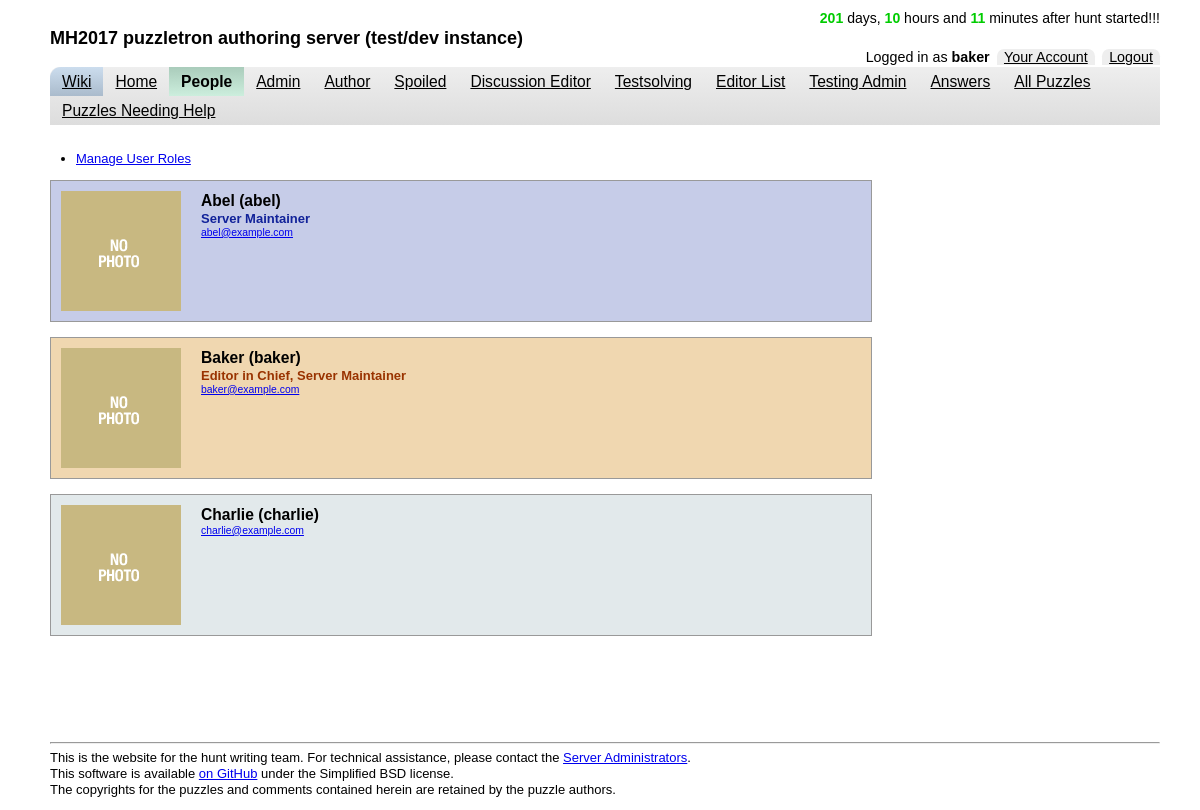
The page /people.php (signed in) on the database its author committed.
### tables this page shows
CREATE TABLE `users` (
  `uid` int(4) unsigned NOT NULL AUTO_INCREMENT,
  `username` varchar(32) NOT NULL,
  `password` blob NOT NULL DEFAULT '' COMMENT 'password_hash(''password'')',
  `email` varchar(150) NOT NULL,
  `fullname` varchar(250) NOT NULL DEFAULT '',
  `picture` varchar(250) DEFAULT NULL,
  `email_level` tinyint(1) DEFAULT '1',
  PRIMARY KEY (`uid`),
  UNIQUE KEY `username` (`username`),
  UNIQUE KEY `email` (`email`)
);

### utils.php (called while the page is built, shortened)
<?php
require_once "db-func.php";
function hasApproverPermission($uid) {
    return hasPermission($uid, 'becomeApprover');
}
function hasServerAdminPermission($uid) {
    return hasPermission($uid, 'administerServer');
}
function hasPermission($uid, $permission) {
    $sql = sprintf("SELECT 1 FROM user_role LEFT JOIN roles ON user_role.role_id = roles.id
        WHERE uid='%s' AND %s='1'",
        mysql_real_escape_string($uid), mysql_real_escape_string($permission));
    return has_result($sql);
}
function getUserUsername($uid) {
    $sql = sprintf("SELECT username FROM users WHERE uid='%s'", mysql_real_escape_string($uid));
    return get_element($sql);
}
function getUserRolesAsList($uid) {
    $sql = sprintf("SELECT roles.name FROM user_role, roles WHERE user_role.uid='%s' AND user_role.role_id=roles.id",
        mysql_real_escape_string($uid));
    $result = get_elements($sql);
    if ($result) {
        return implode(', ', $result);
    } else {
        return '';
    }
}
function canSeeAllPuzzles($uid) {
    return hasPermission($uid, 'seeAllPuzzles');
}
function getPeople() {
    $sql = 'SELECT * FROM users ORDER BY fullname';
    return get_rows($sql);
}

### db-func.php (called while the page is built, shortened)
<?php
require_once "html.php";
function query_db($query) {
    $result = mysql_query($query);
    return $result;
}
function get_row($query) {
    $result = query_db($query);
    $r = mysql_fetch_array($result);
    return $r;
}
function get_rows($query) {
    $result = query_db($query);
    $rows = array();
    while ($r = mysql_fetch_array($result)) {
        $rows[] = $r;
    }
    return $rows;
}
function get_element($query) {
    $r = get_row($query);
    if ($r == NULL) {
        return NULL;
    } else {
        return $r[0];
    }
}
function get_elements($query) {
    $result = query_db($query);
    $elements = array();
    while ($r = mysql_fetch_array($result)) {
        $elements[] = $r[0];
    }
    return $elements;
}
function has_result($query) {
    $result = query_db($query);
    return mysql_num_rows($result) > 0;
}

### html.php (the view, shortened to what this page needs)
<?php
require_once "utils.php";
function echoNav($isselected, $href, $linktext, $condition) {
    if ($condition) {
        $navclass = $isselected ? "selnav" : "nav";
        echo "<li class='nav'><a class='$navclass' href='$href'>$linktext</a></li>\n";
    }
}
function fullTitle() {
    return 'MH' . HUNT_YEAR . ' puzzletron authoring server (' . (DEVMODE ? 'test/dev' : (PRACMODE ? 'practice' : 'actual mystery hunt-writing')) . ' instance)';
}
function head($selnav = "", $title = -1) {
$hunt = mktime(12, 17, 00, 1, HUNT_DOM, HUNT_YEAR);
$now = time();
$timediff = abs($hunt-$now);
$days = (int)($timediff/(60 * 60 * 24));
$hrs = (int)($timediff/(60 * 60))-(24*$days);
$mins = (int)($timediff/(60))-(24*60*$days)-(60*$hrs);
$cdmsg = "";
if ($now > $hunt) {
    $cdmsg = "after hunt started!!!";
    $cdclass = "cunum";
} else {
    $cdmsg = "left until hunt.";
    $cdclass = "cdnum";
}
?>
<!DOCTYPE html PUBLIC "-//W3C//DTD HTML 4.01 Transitional//EN" "http://www.w3.org/TR/html4/loose.dtd">
<html xmlns="http://www.w3.org/1999/xhtml">
<head>
    <link rel="stylesheet" type="text/css" href="css/reset-min.css" />
    <link rel="stylesheet" type="text/css" href="css/base-min.css" />
    <link rel="stylesheet" type="text/css" href="css/fonts-min.css" />
    <link rel="stylesheet" type="text/css" href="css/style.css" />
    <?php if ($selnav == "people" || $selnav == "account") { ?> <link rel="stylesheet" type="text/css" href="css/profiles.css" /> <?php } ?>
</head>
<body>
<div id="container">
    <div id="header">
        <div id="top">
            <div id="countdowndiv">
                <span id="countdown">
                <?php
                    if ($days !== 0) {
                        $daypl = $days === 1 ? "" : "s";
                        echo "<span class=\"$cdclass\">$days</span> day$daypl, ";
                    }
                    $hrpl =  $hrs  === 1 ? "" : "s";
                    echo "<span class=\"$cdclass\">$hrs</span> hour$hrpl and ";
                    $minpl = $mins === 1 ? "" : "s";
                    echo "<span class=\"$cdclass\">$mins</span> minute$minpl $cdmsg";
                ?>
                </span>
            </div>
            <div id="titlediv">
                <h1><?php echo fullTitle(); ?></h1>
            </div>
            <div id="logindiv">
<?php if (isset($_SESSION['uid'])) {
    echo 'Logged in as <strong>' . getUserUsername($_SESSION['uid']) . '</strong>';
    echo '<a href="account.php"' . ($selnav == "account" ? ' class="accsel"' : "") . '>Your Account</a>';
    if (!TRUST_REMOTE_USER) { echo '<a href="logout.php">Logout</a>'; }
} else { ?>
                <span class="notloggedin">Not logged in</span> <a href="login.php">Login</a>
        <?php } ?>
            </div>
        </div>
        <div id="navbar">
            <ul class="nav">
<?php if (!empty(WIKI_URL)) { ?>
                <li class="nav"><a class="nav wikinav" target="_blank" href="<?php echo WIKI_URL; ?> ">Wiki</a></li>
<?php }
echoNav($selnav == "home", "index.php", "Home", true);
if (isset($_SESSION['uid'])) {
    $suid = $_SESSION['uid'];
    echoNav1($selnav, "people",         "People",              true);
    echoNav1($selnav, "admin",          "Admin",               hasServerAdminPermission($suid));
    echoNav1($selnav, "author",         "Author",              true);
    echoNav1($selnav, "roundcaptain",   "Round Captain",       (USING_ROUND_CAPTAINS) && hasRoundCaptainPermission($suid));
    echoNav1($selnav, "spoiled",        "Spoiled",             true);
    echoNav1($selnav, "editor",         "Discussion Editor",   hasEditorPermission($suid));
    echoNav1($selnav, "approver",       "Approval Editor",     (USING_APPROVERS) && (hasApproverPermission($suid) || isEditorChief($suid)));
    echoNav1($selnav, "testsolving",    "Testsolving",         true);
    echoNav1($selnav, "ffc",            "Final Fact Check",    hasFactCheckerPermission($suid));
    echoNav1($selnav, "editorlist",     "Editor List",         isEditorChief($suid) || hasServerAdminPermission($suid));
    echoNav1($selnav, "testadmin",      "Testing Admin",       hasTestAdminPermission($suid));
    echoNav1($selnav, "testsolveteams", "TS Team Assignments", (USING_TESTSOLVE_TEAMS) && hasTestAdminPermission($suid));
    echoNav1($selnav, "answers",        "Answers",             canChangeAnswers($suid));
    echoNav1($selnav, "allpuzzles",     "All Puzzles",         canSeeAllPuzzles($suid));
    echoNav1($selnav, "editor-pick-special",     "Puzzles Needing Help",         hasEditorPermission($suid));
}
?>
            </ul>
        </div>
    </div>
    <div id="body">
<?php
}
function foot() {
?>
    </div>
    <div id="footer">
        <hr />
        <p>
        This is the website for the hunt writing team.
        For technical assistance, please contact the <a href="mailto:<?php echo HELP_EMAIL; ?>">Server Administrators</a>.<br/>
        This software is available <a href="http://github.com/mysteryhunt/puzzle-editing/" target="_blank">on GitHub</a> under the Simplified BSD license.<br/>
        The copyrights for the puzzles and comments contained herein are retained by the puzzle authors.</p>
    </div>
</div>
</body>
</html>
<?php
}
function printPerson($p) {
    $id = $p['uid'];
    $uname = $p['username'];
    $fullname = $p['fullname'];
    $email = $p['email'];
    $pic = "<img src=\"nophoto.gif\" />";
    $roleNames = getUserRolesAsList($id);
    if (canSeeAllPuzzles($id)) {
        $profclass = "seeallprofilebox";
    } elseif (hasApproverPermission($id)) {
        $profclass = "approverprofilebox";
    } elseif ($roleNames) {
        $profclass = "specprofilebox";
    } else {
        $profclass = "profilebox";
    }
?>
    <div class="<?php echo $profclass; ?>">
        <div class="profileimg"><?php echo $pic ?></div>
        <div class="profiletxt">
            <span class="profilename"><?php echo "$fullname"; ?> (<?php echo "$uname"; ?>)</span>
            <span class="profiletitle"><?php echo $roleNames; ?></span>
            <span class="profilecontact"><a href="mailto:<?php echo $email ?>"><?php echo $email ?></a></span>
        </div>
    </div>
<?php
}
?>

### people.php (shortened to what this page needs)
<?php
require_once "html.php";
require_once "db-func.php";
require_once "utils.php";
$uid = isLoggedIn();
head("people");
print themePeopleMenu($uid);
$people = getPeople();
foreach ($people as $p) {
    printPerson($p);
}
foot();
function themePeopleMenu($uid) {
    $html = "<ul>\n";
    if (hasServerAdminPermission($uid)) {
        $html .= "<li><a href=\"user-roles.php\">Manage User Roles</a></li>\n";
    }
    $html .= "</ul>\n";
    return $html;
}

### css/base-min.css (style rules this page uses)
h1 { font-size:138.5%; }
h1,h2,h3 { margin:1em 0; }
h1,h2,h3,h4,h5,h6,strong { font-weight:bold; }
blockquote,ul,ol,dl { margin:1em; }
ol,ul,dl { margin-left:2em; }
ul li { list-style:disc outside; }
p,fieldset,table,pre { margin-bottom:1em; }

### css/style.css (style rules this page uses)
html { margin:0; padding:0; height:100%; }
body { text-align: left; font-family: calibri, 'lucida grande', tahoma, helvetica, arial, verdana, sans-serif; color: #000000; background-color: #ffffff; margin: 0px 40px 0px 50px; padding: 0; height: 100%; }
#header { margin-top: 10px; }
h1 { margin: 0; }
#top { vertical-align: middle; }
#titlediv { text-align:left; vertical-align:top; }
#logindiv { text-align:right; vertical-align:bottom; font-size: 110%; }
#logindiv a { padding: 0 0.5em; margin-left: 0.5em; background-color: #eee; border-radius: 0.5em 0.5em 0 0; }
#logindiv a:link, #logindiv a:visited { color: black; }
#countdowndiv { text-align:right; vertical-align:top; }
#countdown { margin-top: 0; font-size: 108%; }
.cunum { color: #0c0; font-weight: bold; }
#navbar { float:left; width:100%; background-color: #eee; background: linear-gradient(to bottom, #eee, #ddd); border-radius: 0.7em 0 0 0; }
#container { min-height: 100%; position: relative; background-color: #ffffff; }
#body { padding-top: 1em; padding-bottom: 75px; }
#footer { position: absolute; bottom: 0px; width: 100%; height: 75px; }
ul.nav { display:block; margin: 0; padding: 0; overflow: hidden; float: left; }
li.nav { float: left; display:block; list-style-type: none; text-align: left; }
a.nav { display: block; padding: 5px 12px; font-size: 1.2em; }
a.nav:link { color:#000000; }
a.wikinav { border-radius: 0.7em 0 0 0; }
a.wikinav:link, a.wikinav:visited, a.wikinav:active { background-color: #bcd; background: linear-gradient(to bottom, #cde, #abc); }
a.selnav { display: block; padding: 5px 12px; background-color:#B8CFC2; background: linear-gradient(to bottom, #acb, #ced); font-size: 1.2em; font-weight: bold; text-decoration: none; }
a.selnav:link { color:#000000; }

### css/profiles.css (style rules this page uses)
.profilebox, .specprofilebox, .seeallprofilebox, .approverprofilebox { border: 1px solid #999999; padding: 10px; width: 800px; margin-bottom:15px; }
.profilebox { background-color: #E2E9EB; }
.specprofilebox { background-color: #C6CCE8; }
.seeallprofilebox { background-color: #F0D7B0; }
.profileimg { float:left; }
.profiletxt { margin-left:140px; }
.profilename { font-size:1.2em; font-weight:bold; display:block; }
.profiletitle { font-size:1em; font-weight:bold; display:block; }
.seeallprofilebox .profiletitle { color:#993300; }
.specprofilebox .profiletitle { color:#112299; }
.profilecontact { font-size:0.8em; color:#999999; display:block; }

### rows shown on the page
users: username "baker", fullname "Baker", roleNames "Editor in Chief, Server Maintainer", email "baker@example.com"
users: fullname "Abel", username "abel", roleNames "Server Maintainer", email "abel@example.com"
users: fullname "Charlie", username "charlie", email "charlie@example.com"

### other values the page prints
$cdmsg "after hunt started!!!"
fullTitle() "MH2017 puzzletron authoring server (test/dev instance)"
$linktext "Home People Admin Author Spoiled Discussion Editor Testsolving Editor List Testing Admin Answers All Puzzles Puzzles Needing Help"
